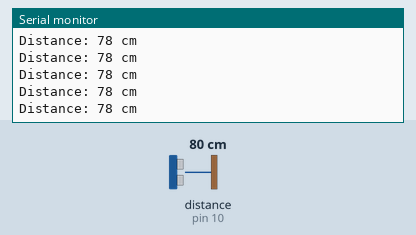
Recording of a sketch running on a simulated Arduino Uno, built with avr-gcc and run on an emulated ATmega328P. Shown: the last lines printed to the serial monitor. Wiring (inferred from the names in the program): ultrasonic range finder: trigger pin 9; echo pin 10. The inputs (shaded band) are chosen by the test bench; at power-on: distance to the obstacle (sensor on pin 10) 80 cm. The echo pulse lasts 58.3 µs per cm.

Above: at 1.2 s.
1.3 s: distance to the obstacle (sensor on pin 10) set to 2 cm
At 1.38 s:
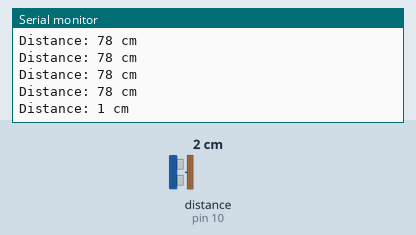
4.3 s: distance to the obstacle (sensor on pin 10) set to 250 cm
At 4.41 s:
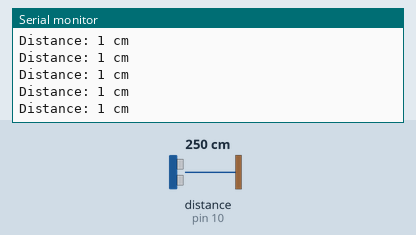
Timing chart, 0 to 7.3 s (numbered marks = the images above; inputs shaded):
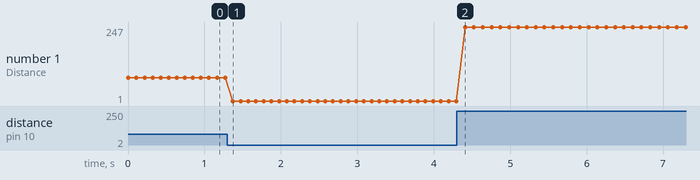

Measured:
- after the input at 1.3 s, the serial monitor: prints a new line after 0.07 s (image 1)
- plotted number 1: 78 → 1 after the input at 1.3 s, 1 → 247 after the input at 4.3 s

The sketch:

5_Ultrasonic-Sensor.ino
```cpp
const int trigPin = 9; // Pin connected to the trigger pin of the ultrasonic sensor
const int echoPin = 10; // Pin connected to the echo pin of the ultrasonic sensor

void setup() {
  pinMode(trigPin, OUTPUT); // Set the trigger pin as an output
  pinMode(echoPin, INPUT);  // Set the echo pin as an input
  Serial.begin(9600);       // Initialize serial communication for debugging
}

void loop() {
  // Generate a 10-microsecond pulse to trigger the sensor
  digitalWrite(trigPin, LOW);
  delayMicroseconds(2);
  digitalWrite(trigPin, HIGH);
  delayMicroseconds(10);
  digitalWrite(trigPin, LOW);

  // Measure the duration of the echo signal
  long duration = pulseIn(echoPin, HIGH);

  // Calculate the distance in centimeters
  long distance = duration * 0.034 / 2;

  // Print the distance to the Serial Monitor
  Serial.print("Distance: ");
  Serial.print(distance);
  Serial.println(" cm");

  // Wait a short time before the next measurement
  delay(100);
}
```
